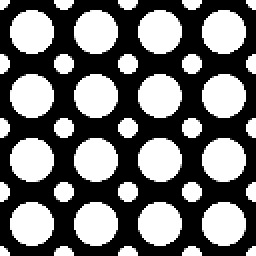
#> input picture assignment/code/polka.png, 128 x 128 px (shown 2 times larger)
$ python blob_detection.py
#> lines starting #> are read from the running program, lines starting #| are printed output that depends on the picture
### assignment/code/common.py
import numpy as np
from matplotlib import pyplot as plt
from PIL import Image


def read_img(path, greyscale=True):
#> called with path = 'polka.png', greyscale = True
    img = Image.open(path)
#> img is the input picture: PIL image 128x128 L; min 0, max 255, mean 114.6
    if greyscale:
        img = img.convert('L')
    else:
        img = img.convert('RGB')
    return np.array(img).astype(float)


# [7 lines left out: function save_img, not called in this run]


def find_maxima(scale_space, k_xy=5, k_s=1):
    """
    Extract the peak x,y locations from scale space

    Input
      scale_space: Scale space of size HxWxS
      k: neighborhood in x and y
      ks: neighborhood in scale

    Output
      list of (x,y) tuples; x<W and y<H
    """
    if len(scale_space.shape) == 2:
        scale_space = scale_space[:, :, None]

    H, W, S = scale_space.shape
    maxima = []
    for i in range(H):
        for j in range(W):
            for s in range(S):
                # extracts a local neighborhood of max size
                # (2k_xy+1, 2k_xy+1, 2k_s+1)
                neighbors = scale_space[max(0, i - k_xy):min(i + k_xy + 1, H),
                                        max(0, j - k_xy):min(j + k_xy + 1, W),
                                        max(0, s - k_s):min(s + k_s + 1, S)]
                mid_pixel = scale_space[i, j, s]
                num_neighbors = np.prod(neighbors.shape) - 1
                # if mid_pixel > all the neighbors; append maxima
                if np.sum(mid_pixel < neighbors) == num_neighbors:
                    maxima.append((i, j, s))
    return maxima


def visualize_scale_space(scale_space, min_sigma, k, file_path=None):
    """
    Visualizes the scale space

    Input
      scale_space: scale space of size HxWxS
      min_sigma: the minimum sigma used
      k: the sigma multiplier
    """
    if len(scale_space.shape) == 2:
        scale_space = scale_space[:, :, None]
    H, W, S = scale_space.shape

    # number of subplots
    p_h = int(np.floor(np.sqrt(S)))
    p_w = int(np.ceil(S / p_h))
    for i in range(S):
        plt.subplot(p_h, p_w, i + 1)
        plt.axis('off')
        plt.title('{:.1f}:{:.1f}'.format(min_sigma * k**i,
                                         min_sigma * k**(i + 1)))
        plt.imshow(scale_space[:, :, i])

    # plot or save to fig
    if file_path:
        plt.savefig(file_path, dpi=300)
    else:
        plt.show()


def visualize_maxima(image, maxima, min_sigma, k, file_path=None):
    """
    Visualizes the maxima on a given image

    Input
      image: image of size HxW
      maxima: list of (x,y) tuples; x<W, y<H
      file_path: path to save image. if None, display to screen
    Output-   None
    """
    H, W = image.shape
    fig, ax = plt.subplots(1)
    ax.imshow(image)
    for maximum in maxima:
        y, x, s = maximum
        assert x < W and y < H and x >= 0 and y >= 0
        radius = np.sqrt(2) * min_sigma * (k**s)
        # radius = 1
        circ = plt.Circle((x, y), radius, color='r', fill=False)
        ax.add_patch(circ)

    if file_path:
        plt.savefig(file_path)
    else:
        plt.show()

### assignment/code/blob_detection.py
import os

import numpy as np
import scipy.ndimage
# Use scipy.ndimage.convolve() for convolution.
# Use same padding (mode = 'reflect'). Refer docs for further info.

from common import (find_maxima, read_img, visualize_maxima,
                    visualize_scale_space)


def gaussian_filter(image, sigma):
    """
    Given an image, apply a Gaussian filter with the input kernel size
    and standard deviation

    Input
      image: image of size HxW
      sigma: scalar standard deviation of Gaussian Kernel

    Output
      Gaussian filtered image of size HxW
    """
#> called with sigma = 3.5
    H, W = image.shape
#> H = 128; W = 128
    # -- good heuristic way of setting kernel size
    kernel_size = int(2 * np.ceil(2 * sigma) + 1)
    # Ensure that the kernel size isn't too big and is odd
    kernel_size = min(kernel_size, min(H, W) // 2)
#> kernel_size = 15
    if kernel_size % 2 == 0:
        kernel_size = kernel_size + 1
    # TODO implement gaussian filtering of size kernel_size x kernel_size
    radius = kernel_size // 2
#> radius = 7
    base = np.arange(-radius, radius + 1)
    oned_gauss = (1 / (np.sqrt(2 * np.pi) * sigma)) * np.exp(-((base**2) / (2 * sigma**2)))
    kernel_gaussian = np.outer(oned_gauss, oned_gauss)
    kernel_gaussian = kernel_gaussian / np.sum(kernel_gaussian)

    # Similar to Corner detection, use scipy's convolution function.
    # Again, be consistent with the settings (mode = 'reflect').
    output = scipy.ndimage.convolve(image, kernel_gaussian, mode='reflect')
    return output


def main():
    image = read_img('polka.png')
    # import pdb; pdb.set_trace()
    # Create directory for polka_detections
    if not os.path.exists("./polka_detections"):
        os.makedirs("./polka_detections")

    # -- TODO Task 7: Single-scale Blob Detection --

    # (a), (b): Detecting Polka Dots
    # First, complete gaussian_filter()
    print("Detecting small polka dots")
    # -- Detect Small Circles
    # sigma_1, sigma_2 = 7.778174593, 3.5355339
    sigma_1, sigma_2 = 3.5, np.sqrt(2) * 3.5
    gauss_1 = gaussian_filter(image, sigma_1)  # to implement
    gauss_2 = gaussian_filter(image, sigma_2)  # to implement

    # calculate difference of gaussians
    DoG_small = gauss_2 - gauss_1 # to implement

    # visualize maxima
    maxima = find_maxima(DoG_small, k_xy=10)
#> after the loop in find_maxima, `for i in range(H):`: maxima = 25 items, first 6: (0, 0, 0), (0, 31, 0), (0, 63, 0), (0, 96, 0), (0, 127, 0), (31, 0, 0)
    visualize_scale_space(DoG_small, sigma_1, sigma_2 / sigma_1,
                          './polka_detections/polka_small_DoG.png')
#> in visualize_scale_space, `H, W, S = scale_space.shape`: H = 128; S = 1
    visualize_maxima(image, maxima, sigma_1, sigma_2 / sigma_1,
                     './polka_detections/polka_small.png')
#> in visualize_maxima, `H, W = image.shape`: H = 128
#> the loop in visualize_maxima, `for maximum in maxima:` made 25 passes
#> (maximum, y, x) on passes 1 to 12: ((0, 0, 0), 0, 0), ((0, 31, 0), 0, 31), ((0, 63, 0), 0, 63), ((0, 96, 0), 0, 96), ((0, 127, 0), 0, 127), ((31, 0, 0), 31, 0), ((31, 127, 0), 31, 127), ((32, 32, 0), 32, 32), ((32, 63, 0), 32, 63), ((32, 95, 0), 32, 95), ((63, 0, 0), 63, 0), ((63, 95, 0), 63, 95)

    # -- Detect Large Circles
    print("Detecting large polka dots")
    sigma_1, sigma_2 = 7.7, np.sqrt(2) * 7.7
    gauss_1 = gaussian_filter(image, sigma_1)  # to implement
    gauss_2 = gaussian_filter(image, sigma_2)  # to implement

    # calculate difference of gaussians
    DoG_large = gauss_2 - gauss_1 # to implement
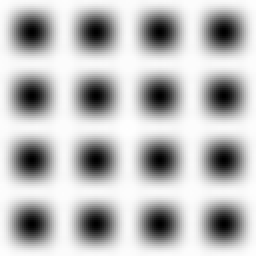
#> DoG_large: shape (128, 128) float64 (shown 2 times larger); min -49.87, max 17.94, mean 1.16e-13; drawn with min black and max white

    # visualize maxima
    # Value of k_xy is a sugguestion; feel free to change it as you wish.
    maxima = find_maxima(DoG_large, k_xy=10)
#> maxima = [(16, 16, 0), (16, 48, 0), (16, 79, 0), (16, 111, 0), (47, 16, 0), (47, 111, 0), (48, 48, 0), (48, 79, 0), (79, 16, 0), (79, 47, 0), (79, 79, 0), (79, 111, 0), (111, 16, 0), (111, 48, 0), (111, 79, 0), (111, 111, 0)]
    visualize_scale_space(DoG_large, sigma_1, sigma_2 / sigma_1,
                          './polka_detections/polka_large_DoG.png')
    visualize_maxima(image, maxima, sigma_1, sigma_2 / sigma_1,
                     './polka_detections/polka_large.png')
#> the loop in visualize_maxima (call 2), `for maximum in maxima:` made 16 passes
#> (maximum, y, x) on passes 1 to 12: ((16, 16, 0), 16, 16), ((16, 48, 0), 16, 48), ((16, 79, 0), 16, 79), ((16, 111, 0), 16, 111), ((47, 16, 0), 47, 16), ((47, 111, 0), 47, 111), ((48, 48, 0), 48, 48), ((48, 79, 0), 48, 79), ((79, 16, 0), 79, 16), ((79, 47, 0), 79, 47), ((79, 79, 0), 79, 79), ((79, 111, 0), 79, 111)


    # # -- TODO Task 8: Cell Counting --
    print("Detecting cells")
    # Detect the cells in any four (or more) images from vgg_cells
    # Create directory for cell_detections
    if not os.path.exists("./cell_detections"):
        os.makedirs("./cell_detections")

    image = read_img('./cells/001cell.png')
#> call 2 of read_img, with path = './cells/001cell.png', greyscale = True
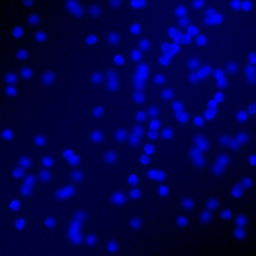
#> input picture assignment/code/cells/001cell.png, 256 x 256 px
#> in read_img, img is the input picture: PIL image 256x256 RGB; mean R, G, B 0.4, 0.5, 77.8

    sigma_1, sigma_2 = 4.25, 6
    gauss_1 = gaussian_filter(image, sigma_1)
    gauss_2 = gaussian_filter(image, sigma_2)

    DoG_cell = gauss_2 - gauss_1

    maxima = find_maxima(DoG_cell, k_xy=13)
#> maxima = 78 items, first 6: (0, 28, 0), (0, 115, 0), (0, 137, 0), (0, 198, 0), (6, 246, 0), (8, 74, 0)
    visualize_scale_space(DoG_cell, sigma_1, sigma_2 / sigma_1,
                          './cell_detections/cell_1_DoG.png')
    visualize_maxima(image, maxima, sigma_1, sigma_2 / sigma_1,
                     './cell_detections/cell_1.png')

    image = read_img('./cells/051cell.png')
#> call 3 of read_img, with path = './cells/051cell.png', greyscale = True
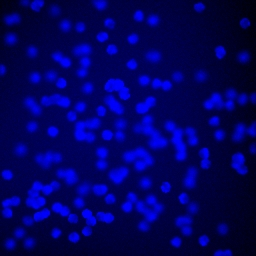
#> input picture assignment/code/cells/051cell.png, 256 x 256 px
#> in read_img, img is the input picture: PIL image 256x256 RGB; mean R, G, B 0.5, 0.5, 97.7

    sigma_1, sigma_2 = 4.25, 6
    gauss_1 = gaussian_filter(image, sigma_1)
#> in gaussian_filter (call 7), `kernel_size = min(kernel_size, min(H, W) // 2)`: kernel_size = 19
#> in gaussian_filter (call 7), `radius = kernel_size // 2`: radius = 9
#> in gaussian_filter (call 7), `output = scipy.ndimage.convolve(image, kernel_gaussian, mode='reflect')`:
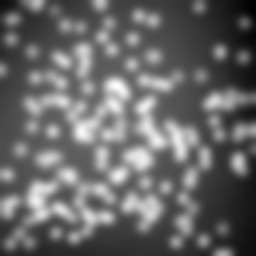
#> output: shape (256, 256) float64; min 1.76, max 25.8, mean 11.5; drawn with min black and max white
    gauss_2 = gaussian_filter(image, sigma_2)

    DoG_cell = gauss_2 - gauss_1
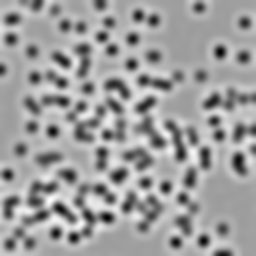
#> DoG_cell: shape (256, 256) float64; min -4.01, max 2.46, mean 2.52e-15; drawn with min black and max white

    maxima = find_maxima(DoG_cell, k_xy=12)
#> maxima = 91 items, first 6: (2, 245, 0), (3, 37, 0), (3, 100, 0), (7, 199, 0), (15, 138, 0), (19, 12, 0)
    visualize_scale_space(DoG_cell, sigma_1, sigma_2 / sigma_1,
                          './cell_detections/cell_51_DoG.png')
    visualize_maxima(image, maxima, sigma_1, sigma_2 / sigma_1,
                     './cell_detections/cell_51.png')

    image = read_img('./cells/101cell.png')
#> call 4 of read_img, with path = './cells/101cell.png', greyscale = True
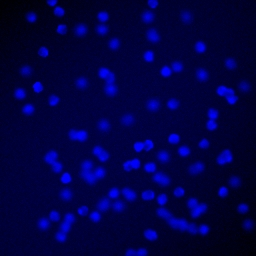
#> input picture assignment/code/cells/101cell.png, 256 x 256 px
#> in read_img, img is the input picture: PIL image 256x256 RGB; mean R, G, B 0.4, 0.5, 68.9

    sigma_1, sigma_2 = 4.25, 6
    gauss_1 = gaussian_filter(image, sigma_1)
    gauss_2 = gaussian_filter(image, sigma_2)

    DoG_cell = gauss_2 - gauss_1

    maxima = find_maxima(DoG_cell, k_xy=14)
    visualize_scale_space(DoG_cell, sigma_1, sigma_2 / sigma_1,
                          './cell_detections/cell_101_DoG.png')
    visualize_maxima(image, maxima, sigma_1, sigma_2 / sigma_1,
                     './cell_detections/cell_101.png')
#> the loop in visualize_maxima (call 5), `for maximum in maxima:` made 64 passes
#> maximum on passes 1 to 12: (0, 153, 0), (11, 59, 0), (13, 237, 0), (16, 103, 0), (17, 31, 0), (17, 147, 0), (17, 186, 0), (20, 254, 0), (29, 61, 0), (30, 81, 0), (36, 153, 0), (44, 114, 0)
#> in visualize_maxima (call 5), `plt.savefig(file_path)`:
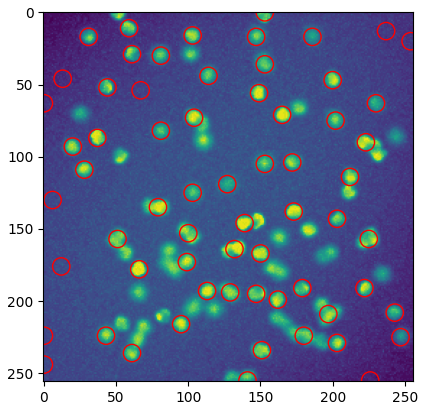
#> figure drawn by matplotlib, 1 panel

    image = read_img('./cells/151cell.png')

    sigma_1, sigma_2 = 4.25, 6
    gauss_1 = gaussian_filter(image, sigma_1)
    gauss_2 = gaussian_filter(image, sigma_2)

    DoG_large = gauss_2 - gauss_1

    maxima = find_maxima(DoG_large, k_xy=13)
    visualize_scale_space(DoG_large, sigma_1, sigma_2 / sigma_1,
                          './cell_detections/cell_151_DoG.png')
    visualize_maxima(image, maxima, sigma_1, sigma_2 / sigma_1,
                     './cell_detections/cell_151.png')


if __name__ == '__main__':
#> (the run stopped early here; a loop or call above may not have finished)
